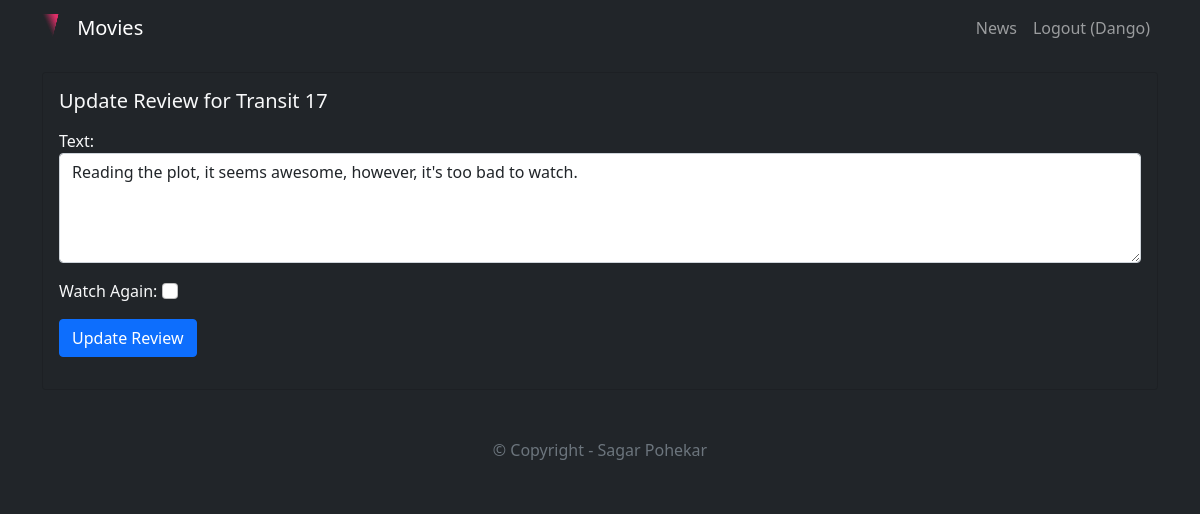
/movie/review/1 (signed in), run on the app's committed database.
### movie/models.py (models this page shows, shortened)
class Review(models.Model):
    text = models.CharField(max_length=100)
    date = models.DateTimeField(auto_now_add=True)
    user = models.ForeignKey(
        User,
        on_delete=models.CASCADE
    )
    movie = models.ForeignKey(
        Movie,
        on_delete=models.CASCADE
    )
    watchAgain = models.BooleanField()

class Movie(models.Model):
    title = models.CharField(max_length=100)
    description = models.CharField(max_length=250)
    image = models.ImageField(upload_to='movie/images/')
    url = models.URLField(blank=True)

### movie/views.py (the view, shortened to what this page needs)
# urls.py: path('review/<int:review_id>', views.updatereview, name='updatereview'),
@login_required
def updatereview(request, review_id):
    review = get_object_or_404(Review, pk=review_id, user=request.user)
    if request.method == "GET":
        form = ReviewForm(instance=review)
        return render(request, 'updatereview.html',
                      { 'review' : review, 'form' : form })

### movie/forms.py
class ReviewForm(ModelForm):
    def __init__(self, *args, **kwargs):
        super(ModelForm, self).__init__(*args, **kwargs)
        self.fields['text'].widget.attrs.update(
            {
                'class' : 'form-control'
            }
        )
        self.fields['watchAgain'].widget.attrs.update(
            {
                'class' : 'form-check-input'
            }
        )
    class Meta:
        model = Review
        fields = ['text', 'watchAgain']
        labels = {
            'watchAgain' : ('Watch Again')
        }
        widgets = {
            'text' : Textarea(attrs={ 'rows' : 4}),
        }

### movie/templates/updatereview.html (shortened to what this page needs)
{% extends "base.html" %}
{% block content %}
<div class="card mb-3 bg-dark text-light">
  <div class="row g-0">
    <div>
      <div class="card-body">
        <h5 class="card-title">Update Review for {{ review.movie.title }}</h5>
        <p class="card-text">
          <form method="POST">
            {{ form.as_p }}
            <button type="submit"
                    class="btn btn-primary">
              Update Review
            </button>
          </form>
        </p>
      </div>
    </div>
  </div>
</div>
{% endblock content %}

### moviereview/templates/base.html (shortened to what this page needs)
<!DOCTYPE html>
<html>
  <head>
    <link href="https://cdn.jsdelivr.net/npm/bootstrap@5.1.1/dist/css/bootstrap.min.css" rel="stylesheet" />
  </head>
  <body class="bg-dark text-light">
    <nav class="navbar navbar-expand-lg navbar-dark bg-dark text-light mb-3">
      <div class="container">
        <a class="navbar-brand" href="{% url 'home' %}">
          {% load static %}
          <img src="{% static 'images/logo-shadow.png' %}" alt="" width="30" height="24"
            class="d-inline-block align-text-top logo" />
          Movies
        </a>
        <div class="collapse navbar-collapse" id="navbarNavAltMarkup">
          <div class="navbar-nav ms-auto">
            <a class="nav-link" href="{% url 'news' %}">News</a>
            {% if user.is_authenticated %}
              <a class="nav-link" href="{% url 'logoutaccount' %}">
                Logout ({{ user.username }})
              </a>
            {% endif %}
          </div>
        </div>
      </div>
    </nav>
    <div class="container">
      {% block content %}
      {% endblock content %}
    </div>
    <footer class="text-center text-lg-start bg-dark text-muted text-light-emphasis mt-4">
      <div class="text-center p-4">
        © Copyright - Sagar Pohekar
      </div>
    </footer>
  </body>
</html>

### data on the page
Review: movie "Transit 17", text "Reading the plot, it seems awesome, however, it's too bad to watch."

### other printed values
{{ user.username }} "Dango"
